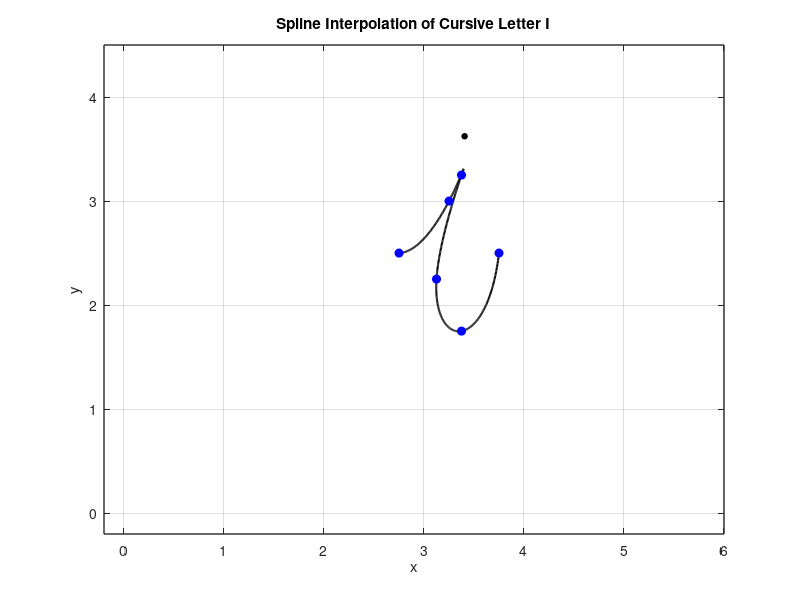

Recreate this plot in MATLAB.
% Define data points for x and y coordinates
x = [2.75 3.25 3.375 3.125 3.375 3.75];
y = [2.5 3 3.25 2.25 1.75 2.5];
dot_x = 3.375;
dot_y = 3.625; 

n = length(x);
t = 0:n-1; % Parametric coordinate t
tt = 0:0.01:n-1; % More dense coordinate tt for spline interpolation

% Compute spline interpolation
xx = spline(t, x, tt);
yy = spline(t, y, tt);

% Plot settings
figure(1)
plot(xx, yy, 'k', 'LineWidth', 1.5) % plot spline
hold on
plot(x, y, 'bo', 'MarkerFaceColor', 'b') % plot data points
text(dot_x, dot_y, '•', 'Color', 'k', 'FontSize', 13);
axis([-0.2 6 -0.2 4.5])
grid on
title('Spline Interpolation of Cursive Letter I')
xlabel('x')
ylabel('y')
set(gca, 'FontSize', 10, 'LineWidth', 1)
grid on
